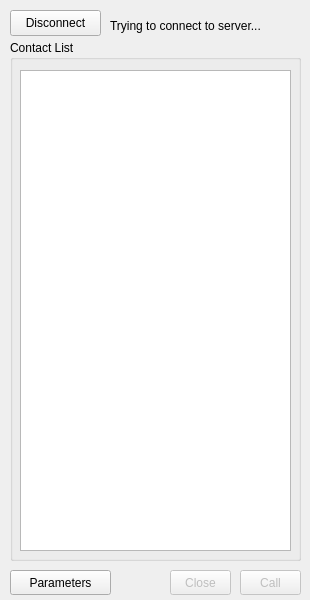
<?xml version="1.0" encoding="UTF-8"?>
<ui version="4.0">
 <class>LiveWindow</class>
 <widget class="QWidget" name="LiveWindow">
  <property name="geometry">
   <rect>
    <x>0</x>
    <y>0</y>
    <width>310</width>
    <height>600</height>
   </rect>
  </property>
  <property name="sizePolicy">
   <sizepolicy hsizetype="Fixed" vsizetype="Fixed">
    <horstretch>0</horstretch>
    <verstretch>0</verstretch>
   </sizepolicy>
  </property>
  <property name="minimumSize">
   <size>
    <width>310</width>
    <height>600</height>
   </size>
  </property>
  <property name="maximumSize">
   <size>
    <width>310</width>
    <height>600</height>
   </size>
  </property>
  <property name="baseSize">
   <size>
    <width>310</width>
    <height>600</height>
   </size>
  </property>
  <property name="windowTitle">
   <string>LokoVoice - </string>
  </property>
  <property name="locale">
   <locale language="English" country="UnitedStates"/>
  </property>
  <widget class="QPushButton" name="leaveBtn">
   <property name="geometry">
    <rect>
     <x>10</x>
     <y>10</y>
     <width>91</width>
     <height>26</height>
    </rect>
   </property>
   <property name="text">
    <string>Disconnect</string>
   </property>
  </widget>
  <widget class="QPushButton" name="closeBtn">
   <property name="enabled">
    <bool>false</bool>
   </property>
   <property name="geometry">
    <rect>
     <x>170</x>
     <y>570</y>
     <width>61</width>
     <height>25</height>
    </rect>
   </property>
   <property name="text">
    <string>Close</string>
   </property>
  </widget>
  <widget class="QLabel" name="infos">
   <property name="geometry">
    <rect>
     <x>110</x>
     <y>10</y>
     <width>191</width>
     <height>31</height>
    </rect>
   </property>
   <property name="text">
    <string>Trying to connect to server...</string>
   </property>
  </widget>
  <widget class="QGroupBox" name="groupBox">
   <property name="geometry">
    <rect>
     <x>10</x>
     <y>40</y>
     <width>291</width>
     <height>521</height>
    </rect>
   </property>
   <property name="title">
    <string>Contact List</string>
   </property>
   <widget class="QListView" name="contactList">
    <property name="geometry">
     <rect>
      <x>10</x>
      <y>30</y>
      <width>271</width>
      <height>481</height>
     </rect>
    </property>
    <property name="sizePolicy">
     <sizepolicy hsizetype="Fixed" vsizetype="Fixed">
      <horstretch>0</horstretch>
      <verstretch>0</verstretch>
     </sizepolicy>
    </property>
    <property name="cursor" stdset="0">
     <cursorShape>ArrowCursor</cursorShape>
    </property>
    <property name="frameShape">
     <enum>QFrame::StyledPanel</enum>
    </property>
    <property name="frameShadow">
     <enum>QFrame::Sunken</enum>
    </property>
    <property name="horizontalScrollBarPolicy">
     <enum>Qt::ScrollBarAlwaysOff</enum>
    </property>
    <property name="editTriggers">
     <set>QAbstractItemView::DoubleClicked|QAbstractItemView::SelectedClicked</set>
    </property>
    <property name="verticalScrollMode">
     <enum>QAbstractItemView::ScrollPerPixel</enum>
    </property>
    <property name="horizontalScrollMode">
     <enum>QAbstractItemView::ScrollPerPixel</enum>
    </property>
   </widget>
  </widget>
  <widget class="QPushButton" name="connectBtn">
   <property name="enabled">
    <bool>false</bool>
   </property>
   <property name="geometry">
    <rect>
     <x>240</x>
     <y>570</y>
     <width>61</width>
     <height>25</height>
    </rect>
   </property>
   <property name="text">
    <string>Call</string>
   </property>
  </widget>
  <widget class="QPushButton" name="parameterBtn">
   <property name="enabled">
    <bool>true</bool>
   </property>
   <property name="geometry">
    <rect>
     <x>10</x>
     <y>570</y>
     <width>101</width>
     <height>25</height>
    </rect>
   </property>
   <property name="text">
    <string>Parameters</string>
   </property>
  </widget>
 </widget>
 <resources/>
 <connections/>
</ui>
